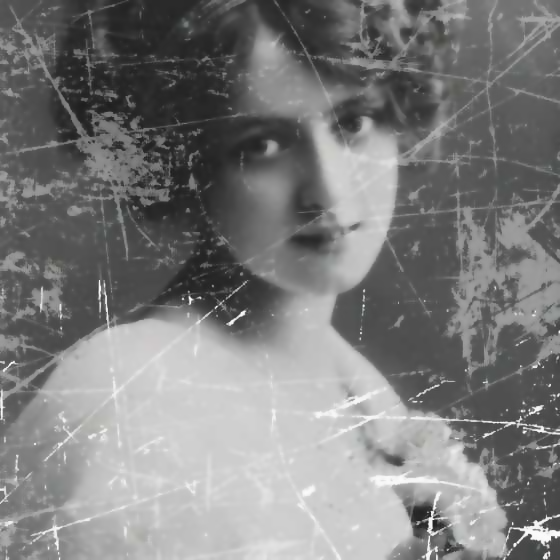
#> input picture Code/Sans CNN/Assets2/27_7x7.png, 560 x 560 px
$ python deconvolution.py
#> lines starting #> are read from the running program, lines starting #| are printed output that depends on the picture
import cv2
import numpy as np

def wiener_deconvolution(image, kernel, noise_var, signal_var):
    # Appliquer la transformée de Fourier sur l'image et le noyau
    kernel_ft = np.fft.fft2(kernel, s=image.shape)  # Transformée du noyau
    image_ft = np.fft.fft2(image)  # Transformée de l'image
    kernel_ft_conj = np.conj(kernel_ft)  # Conjugué du noyau

    # Calcul de la dénomination (la partie du dénominateur de la formule de Wiener)
    denominator = np.abs(kernel_ft)**2 + (noise_var / signal_var)

    # Calcul du numérateur de la formule de Wiener
    numerator = kernel_ft_conj * image_ft

    # Appliquer la formule de la déconvolution de Wiener dans le domaine fréquentiel
    result_ft = numerator / denominator

    # Appliquer l'inverse de la transformée de Fourier pour obtenir l'image restaurée
    result = np.fft.ifft2(result_ft)
    return np.abs(result)

image = cv2.imread("../Assets2/27_7x7.png", cv2.IMREAD_GRAYSCALE)
#> image: shape (560, 560); min 30, max 252, mean 125.4
if image is None:
    print("Impossible de charger l'image.")
    exit(-1)

kernel = np.ones((5, 5)) / 25

# Définir la variance du bruit (noise_var) et la variance du signal (signal_var)
noise_var = 0.1
signal_var = 1.0

# Déconvolution de Wiener
deconvolved_image = wiener_deconvolution(image, kernel, noise_var, signal_var)
#> in wiener_deconvolution, `return np.abs(result)`:
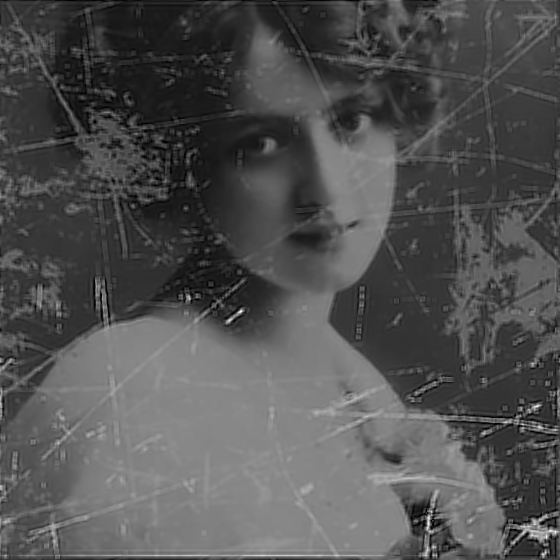
#> returned value: shape (560, 560) float64; min 0.0015, max 353.7, mean 114; drawn with min black and max white

cv2.imshow("Image Floue", image)
cv2.imshow("Image Deconvoluee", deconvolved_image.astype(np.uint8))
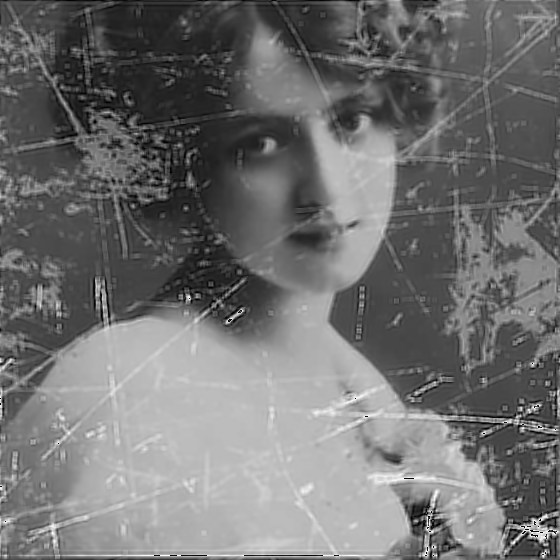
#> window 'Image Deconvoluee': shape (560, 560); min 0, max 255, mean 113.3

while True:
    if cv2.waitKey(1) & 0xFF == ord('q'):
#> (key q is pressed here)
        break

cv2.destroyAllWindows()
